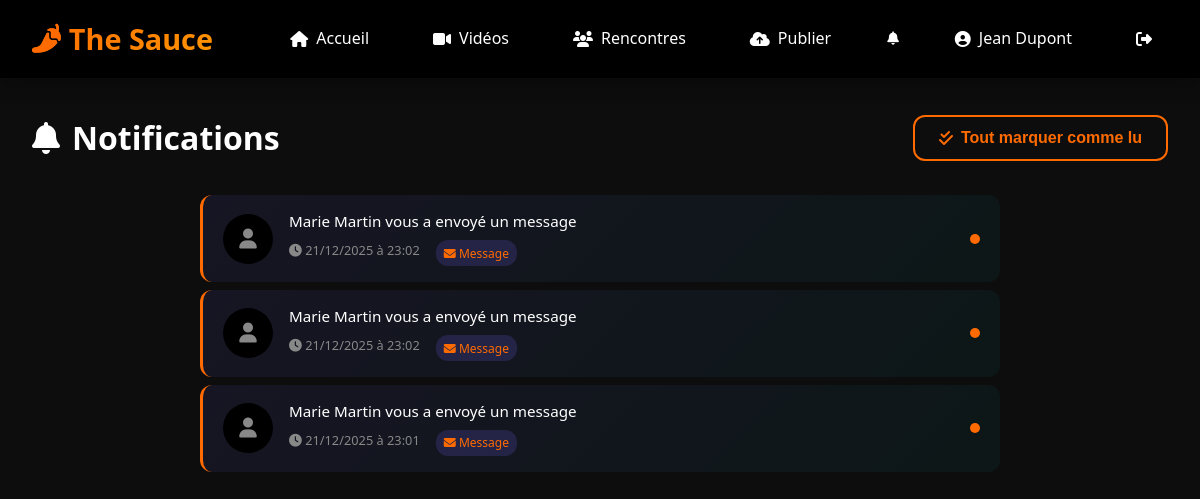
The app's page /notifications (signed in) with its own data.
### simple_video_chat/models.py (models this page shows, shortened)
class User(db.Model):
    __tablename__ = "users"
    id = db.Column(db.Integer, primary_key=True)
    username = db.Column(db.String(50), unique=True, nullable=False, index=True)
    email = db.Column(db.String(120), unique=True, nullable=False)
    password_hash = db.Column(db.String(256), nullable=False)
    fullname = db.Column(db.String(100), nullable=False)
    bio = db.Column(db.Text, default="")
    avatar = db.Column(db.String(256), nullable=True)
    role = db.Column(db.String(20), default="user")  # 'user' ou 'admin'
    is_active = db.Column(db.Boolean, default=True)
    telegram_chat_id = db.Column(
        db.String(50), nullable=True
    )  # Pour recevoir les photos
    created_at = db.Column(db.DateTime, default=datetime.utcnow)
    updated_at = db.Column(
        db.DateTime, default=datetime.utcnow, onupdate=datetime.utcnow
    )
    publications = db.relationship(
        "Publication", backref="author", lazy="dynamic", cascade="all, delete-orphan"
    )
    sent_messages = db.relationship(
        "Message",
        foreign_keys="Message.sender_id",
        backref="sender",
        lazy="dynamic",
        cascade="all, delete-orphan",
    )
    received_messages = db.relationship(
        "Message",
        foreign_keys="Message.receiver_id",
        backref="receiver",
        lazy="dynamic",
        cascade="all, delete-orphan",
    )

class Notification(db.Model):
    __tablename__ = "notifications"
    id = db.Column(db.Integer, primary_key=True)
    type = db.Column(
        db.String(50), nullable=False
    )  # 'message', 'comment', 'like', 'follow'
    content = db.Column(db.String(255), nullable=False)
    is_read = db.Column(db.Boolean, default=False)
    created_at = db.Column(db.DateTime, default=datetime.utcnow)
    user_id = db.Column(
        db.Integer, db.ForeignKey("users.id"), nullable=False
    )  # Destinataire
    sender_id = db.Column(
        db.Integer, db.ForeignKey("users.id"), nullable=True
    )  # Expéditeur (optionnel)
    publication_id = db.Column(
        db.Integer, db.ForeignKey("publications.id"), nullable=True
    )  # Publication liée (optionnel)
    comment_id = db.Column(
        db.Integer, db.ForeignKey("comments.id"), nullable=True
    )  # Commentaire lié (optionnel)
    user = db.relationship(
        "User",
        foreign_keys=[user_id],
        backref=db.backref("notifications", lazy="dynamic"),
    )
    sender = db.relationship("User", foreign_keys=[sender_id])
    publication = db.relationship("Publication")
    comment = db.relationship("Comment")

### simple_video_chat/app.py (the view)
@app.route("/notifications")
@login_required
def notifications():
    user = get_current_user()
    notifs = (
        Notification.query.filter_by(user_id=user.id)
        .order_by(Notification.created_at.desc())
        .limit(50)
        .all()
    )
    return render_template("notifications.html", notifications=notifs)

### simple_video_chat/app.py (called while the page is built)
def login_required(f):
    @wraps(f)
    def decorated_function(*args, **kwargs):
        if "user_id" not in session:
            flash("Veuillez vous connecter pour accéder à cette page.", "warning")
            return redirect(url_for("login"))
        return f(*args, **kwargs)
    return decorated_function

def get_current_user():
    if "user_id" in session:
        return User.query.get(session["user_id"])
    return None

@app.context_processor
def inject_user():
    return {"current_user": get_current_user()}

### simple_video_chat/templates/notifications.html (shortened to what this page needs)
{% extends "base.html" %}  {% block content %}
<div class="page-header">
    <h1>
        <i class="fas fa-bell"></i>
        Notifications
    </h1>
    {% if notifications %}
    <button class="btn btn-outline" onclick="markAllRead()">
        <i class="fas fa-check-double"></i>
        Tout marquer comme lu
    </button>
    {% endif %}
</div>
<div class="notifications-page">
    {% if notifications %}
    <div class="notifications-list">
        {% for notif in notifications %}
        <div
            class="notification-card {% if not notif.is_read %}unread{% endif %}"
            data-id="{{ notif.id }}"
            onclick="handleNotifClick({{ notif.id }}, '{{ notif.type }}', {{ notif.publication_id or 'null' }}, '{{ notif.sender.username if notif.sender else '' }}')"
        >
            <div class="notif-avatar">
                {% if notif.sender and notif.sender.avatar %}
                <img
                    src="{{ url_for('static', filename='avatars/' + notif.sender.avatar) }}"
                    alt=""
                />
                {% else %}
                <i class="fas fa-user"></i>
                {% endif %}
            </div>
            <div class="notif-body">
                <p class="notif-text">{{ notif.content }}</p>
                <div class="notif-meta">
                    <span class="notif-time">
                        <i class="fas fa-clock"></i>
                        {{ notif.created_at.strftime('%d/%m/%Y à %H:%M') }}
                    </span>
                    <span class="notif-type {{ notif.type }}">
                        {% if notif.type == 'message' %}
                        <i class="fas fa-envelope"></i> Message {% elif
                        notif.type == 'comment' %}
                        <i class="fas fa-comment"></i> Commentaire {% elif
                        notif.type == 'like' %}
                        <i class="fas fa-heart"></i> Like {% else %}
                        <i class="fas fa-bell"></i> Notification {% endif %}
                    </span>
                </div>
            </div>
            {% if not notif.is_read %}
            <div class="notif-indicator"></div>
            {% endif %}
        </div>
        {% endfor %}
    </div>
    {% endif %}
</div>
{% endblock %}

### simple_video_chat/templates/base.html (shortened to what this page needs)
<!doctype html>
<html lang="fr">
    <head>
        <link
            rel="stylesheet"
            href="{{ url_for('static', filename='css/style.css') }}"
        />
        <link
            rel="stylesheet"
            href="https://cdnjs.cloudflare.com/ajax/libs/font-awesome/6.4.0/css/all.min.css"
        />
    </head>
    <body>
        <nav class="navbar">
            <a href="{{ url_for('index') }}" class="navbar-brand">
                <i class="fas fa-pepper-hot"></i>
                The Sauce
            </a>
            <ul class="navbar-nav">
                <li>
                    <a
                        href="{{ url_for('index') }}"
                        class="nav-link {% if request.endpoint == 'index' %}active{% endif %}"
                    >
                        <i class="fas fa-home"></i>
                        <span>Accueil</span>
                    </a>
                </li>
                <li>
                    <a
                        href="{{ url_for('publications') }}"
                        class="nav-link {% if request.endpoint == 'publications' %}active{% endif %}"
                    >
                        <i class="fas fa-video"></i>
                        <span>Vidéos</span>
                    </a>
                </li>
                {% if session.get('username') %}
                <li>
                    <a
                        href="{{ url_for('rencontres') }}"
                        class="nav-link {% if request.endpoint == 'rencontres' %}active{% endif %}"
                    >
                        <i class="fas fa-users"></i>
                        <span>Rencontres</span>
                    </a>
                </li>
                {% endif %} {% if session.get('username') %}
                <li>
                    <a
                        href="{{ url_for('upload') }}"
                        class="nav-link {% if request.endpoint == 'upload' %}active{% endif %}"
                    >
                        <i class="fas fa-cloud-upload-alt"></i>
                        <span>Publier</span>
                    </a>
                </li>
                <li class="nav-notifications">
                    <div class="notification-dropdown">
                        <button
                            class="nav-link notification-btn"
                            onclick="toggleNotifications()"
                        >
                            <i class="fas fa-bell"></i>
                        </button>
                    </div>
                </li>
                <li class="nav-user">
                    <a href="{{ url_for('profile') }}" class="nav-link">
                        <i class="fas fa-user-circle"></i>
                        <span
                            >{{ session.get('fullname', session.get('username'))
                            }}</span
                        >
                    </a>
                </li>
                <li>
                    <a href="{{ url_for('logout') }}" class="nav-link">
                        <i class="fas fa-sign-out-alt"></i>
                    </a>
                </li>
                {% endif %}
            </ul>
        </nav>
        <main class="main-container">
             {% block content %}{%
            endblock %}
        </main>
    </body>
</html>

### simple_video_chat/static/css/style.css (style rules this page uses)
:root { --primary-color: #ff6b00; --primary-dark: #e55d00; --secondary-color: #ff9500; --accent-color: #ffaa00; --success-color: #00b894; --warning-color: #fdcb6e; --danger-color: #d63031; --dark-color: #1a1a1a; --light-color: #dfe6e9; --bg-dark: #0d0d0d; --bg-darker: #000000; --bg-card: #1a1a1a; --text-light: #ffffff; --text-muted: #888888; --gradient-primary: linear-gradient(135deg, #ff6b00 0%, #ff9500 100%); --gradient-accent: linear-gradient(135deg, #ff9500 0%, #ffaa00 100%); --gradient-success: linear-gradient(135deg, #00b894 0%, #00cec9 100%); --shadow-sm: 0 2px 10px rgba(0, 0, 0, 0.2); --shadow-md: 0 4px 20px rgba(0, 0, 0, 0.3); --shadow-lg: 0 10px 40px rgba(0, 0, 0, 0.4); --border-radius: 12px; --border-radius-lg: 20px; --transition: all 0.3s ease; }
* { margin: 0; padding: 0; box-sizing: border-box; }
html { scroll-behavior: smooth; }
body { font-family: "Segoe UI", "Roboto", "Helvetica Neue", Arial, sans-serif; background: var(--bg-dark); color: var(--text-light); min-height: 100vh; line-height: 1.6; }
a { color: var(--primary-color); text-decoration: none; transition: var(--transition); }
.navbar { background: var(--bg-darker); padding: 1rem 2rem; position: fixed; top: 0; left: 0; right: 0; z-index: 1000; box-shadow: var(--shadow-md); display: flex; justify-content: space-between; align-items: center; }
.navbar-brand { font-size: 1.8rem; font-weight: 700; background: var(--gradient-primary); -webkit-background-clip: text; -webkit-text-fill-color: transparent; background-clip: text; display: flex; align-items: center; gap: 0.5rem; }
.navbar-brand i { -webkit-text-fill-color: var(--primary-color); }
.navbar-nav { display: flex; list-style: none; gap: 2rem; align-items: center; }
.nav-link { color: var(--text-light); font-weight: 500; padding: 0.5rem 1rem; border-radius: var(--border-radius); transition: var(--transition); display: flex; align-items: center; gap: 0.5rem; }
.nav-user { display: flex; align-items: center; gap: 1rem; }
.main-container { margin-top: 80px; padding: 2rem; min-height: calc(100vh - 80px); }
.btn { display: inline-flex; align-items: center; gap: 0.5rem; padding: 0.75rem 1.5rem; border-radius: var(--border-radius); font-weight: 600; font-size: 1rem; cursor: pointer; border: none; transition: var(--transition); text-decoration: none; }
.btn-outline { background: transparent; border: 2px solid var(--primary-color); color: var(--primary-color); }
.message { max-width: 80%; padding: 0.75rem 1rem; border-radius: var(--border-radius); position: relative; }
.page-header { display: flex; justify-content: space-between; align-items: center; margin-bottom: 2rem; }
.page-header h1 { font-size: 2rem; display: flex; align-items: center; gap: 0.75rem; }

### simple_video_chat/templates/base.html (style rules this page uses)
.nav-notifications { position: relative; }
.notification-dropdown { position: relative; }
.notification-btn { position: relative; background: none; border: none; cursor: pointer; padding: 0.5rem; }

### simple_video_chat/templates/notifications.html (style rules this page uses)
.notifications-page { max-width: 800px; margin: 0 auto; }
.notifications-list { display: flex; flex-direction: column; gap: 0.5rem; }
.notification-card { display: flex; align-items: center; gap: 1rem; padding: 1rem 1.25rem; background: var(--bg-card); border-radius: var(--border-radius); cursor: pointer; transition: all 0.2s ease; position: relative; }
.notification-card.unread { background: linear-gradient( 135deg, rgba(108, 92, 231, 0.1), rgba(0, 206, 201, 0.05) ); border-left: 3px solid var(--primary-color); }
.notification-card .notif-avatar { width: 50px; height: 50px; border-radius: 50%; background: var(--bg-darker); display: flex; align-items: center; justify-content: center; flex-shrink: 0; overflow: hidden; }
.notification-card .notif-avatar i { font-size: 1.25rem; color: var(--text-muted); }
.notification-card .notif-body { flex: 1; min-width: 0; }
.notification-card .notif-text { margin: 0; font-size: 0.95rem; line-height: 1.4; color: var(--text-color); }
.notification-card .notif-meta { display: flex; gap: 1rem; margin-top: 0.5rem; font-size: 0.8rem; color: var(--text-muted); }
.notification-card .notif-type { padding: 0.2rem 0.5rem; border-radius: 12px; font-size: 0.75rem; }
.notification-card .notif-type.message { background: rgba(108, 92, 231, 0.2); color: var(--primary-color); }
.notification-card .notif-indicator { width: 10px; height: 10px; background: var(--primary-color); border-radius: 50%; flex-shrink: 0; }

### records on screen
User: get "Jean Dupont"
Notification: content "Marie Martin vous a envoyé un message", created_at "21/12/2025 à 23:02", type "message" (drawn), is_read False (drawn)
Notification: content "Marie Martin vous a envoyé un message", created_at "21/12/2025 à 23:02", type "message" (drawn), is_read False (drawn)
Notification: content "Marie Martin vous a envoyé un message", created_at "21/12/2025 à 23:01", type "message" (drawn), is_read False (drawn)
